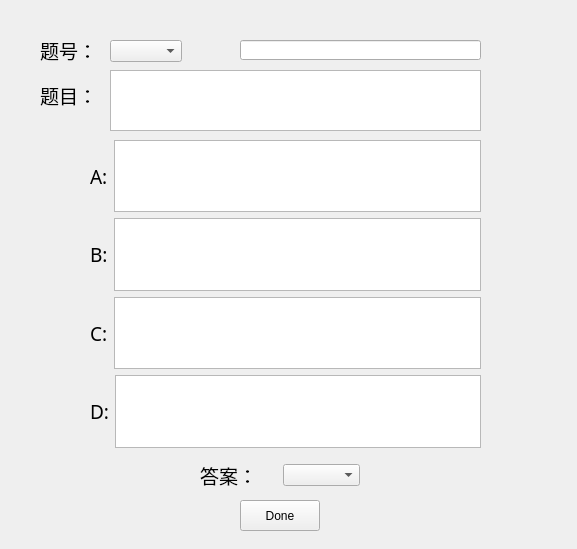
<?xml version="1.0" encoding="UTF-8"?>
<ui version="4.0">
 <class>InsertPaper</class>
 <widget class="QWidget" name="InsertPaper">
  <property name="geometry">
   <rect>
    <x>0</x>
    <y>0</y>
    <width>577</width>
    <height>549</height>
   </rect>
  </property>
  <property name="windowTitle">
   <string>Form</string>
  </property>
  <widget class="QComboBox" name="QuestionNum">
   <property name="geometry">
    <rect>
     <x>110</x>
     <y>40</y>
     <width>72</width>
     <height>22</height>
    </rect>
   </property>
  </widget>
  <widget class="QLabel" name="label">
   <property name="geometry">
    <rect>
     <x>40</x>
     <y>40</y>
     <width>61</width>
     <height>21</height>
    </rect>
   </property>
   <property name="font">
    <font>
     <family>Agency FB</family>
     <pointsize>14</pointsize>
    </font>
   </property>
   <property name="text">
    <string>题号：</string>
   </property>
  </widget>
  <widget class="QPushButton" name="DoneButton">
   <property name="geometry">
    <rect>
     <x>240</x>
     <y>500</y>
     <width>80</width>
     <height>31</height>
    </rect>
   </property>
   <property name="text">
    <string>Done</string>
   </property>
  </widget>
  <widget class="QTextEdit" name="Description">
   <property name="geometry">
    <rect>
     <x>110</x>
     <y>70</y>
     <width>371</width>
     <height>61</height>
    </rect>
   </property>
  </widget>
  <widget class="QLabel" name="label_2">
   <property name="geometry">
    <rect>
     <x>40</x>
     <y>80</y>
     <width>54</width>
     <height>31</height>
    </rect>
   </property>
   <property name="font">
    <font>
     <family>Agency FB</family>
     <pointsize>14</pointsize>
    </font>
   </property>
   <property name="text">
    <string>题目：</string>
   </property>
  </widget>
  <widget class="QWidget" name="verticalLayoutWidget">
   <property name="geometry">
    <rect>
     <x>90</x>
     <y>140</y>
     <width>391</width>
     <height>308</height>
    </rect>
   </property>
   <layout class="QVBoxLayout" name="verticalLayout">
    <item>
     <layout class="QHBoxLayout" name="horizontalLayout_3">
      <item>
       <widget class="QLabel" name="label_5">
        <property name="font">
         <font>
          <family>Agency FB</family>
          <pointsize>14</pointsize>
         </font>
        </property>
        <property name="text">
         <string>A:</string>
        </property>
       </widget>
      </item>
      <item>
       <widget class="QTextEdit" name="OptionA"/>
      </item>
     </layout>
    </item>
    <item>
     <layout class="QHBoxLayout" name="horizontalLayout_2">
      <item>
       <widget class="QLabel" name="label_4">
        <property name="font">
         <font>
          <family>Agency FB</family>
          <pointsize>14</pointsize>
         </font>
        </property>
        <property name="text">
         <string>B:</string>
        </property>
       </widget>
      </item>
      <item>
       <widget class="QTextEdit" name="OptionB"/>
      </item>
     </layout>
    </item>
    <item>
     <layout class="QHBoxLayout" name="horizontalLayout_4">
      <item>
       <widget class="QLabel" name="label_6">
        <property name="font">
         <font>
          <family>Agency FB</family>
          <pointsize>14</pointsize>
         </font>
        </property>
        <property name="text">
         <string>C:</string>
        </property>
       </widget>
      </item>
      <item>
       <widget class="QTextEdit" name="OptionC"/>
      </item>
     </layout>
    </item>
    <item>
     <layout class="QHBoxLayout" name="horizontalLayout">
      <item>
       <widget class="QLabel" name="label_3">
        <property name="font">
         <font>
          <family>Agency FB</family>
          <pointsize>14</pointsize>
         </font>
        </property>
        <property name="text">
         <string>D:</string>
        </property>
       </widget>
      </item>
      <item>
       <widget class="QTextEdit" name="OptionD"/>
      </item>
     </layout>
    </item>
   </layout>
  </widget>
  <widget class="QLineEdit" name="TitleEdit">
   <property name="geometry">
    <rect>
     <x>240</x>
     <y>40</y>
     <width>241</width>
     <height>20</height>
    </rect>
   </property>
  </widget>
  <widget class="QWidget" name="horizontalLayoutWidget">
   <property name="geometry">
    <rect>
     <x>200</x>
     <y>460</y>
     <width>160</width>
     <height>31</height>
    </rect>
   </property>
   <layout class="QHBoxLayout" name="horizontalLayout_5">
    <item>
     <widget class="QLabel" name="label_7">
      <property name="font">
       <font>
        <family>Agency FB</family>
        <pointsize>14</pointsize>
       </font>
      </property>
      <property name="text">
       <string>答案：</string>
      </property>
     </widget>
    </item>
    <item>
     <widget class="QComboBox" name="AnswerBox"/>
    </item>
   </layout>
  </widget>
 </widget>
 <resources/>
 <connections/>
</ui>
